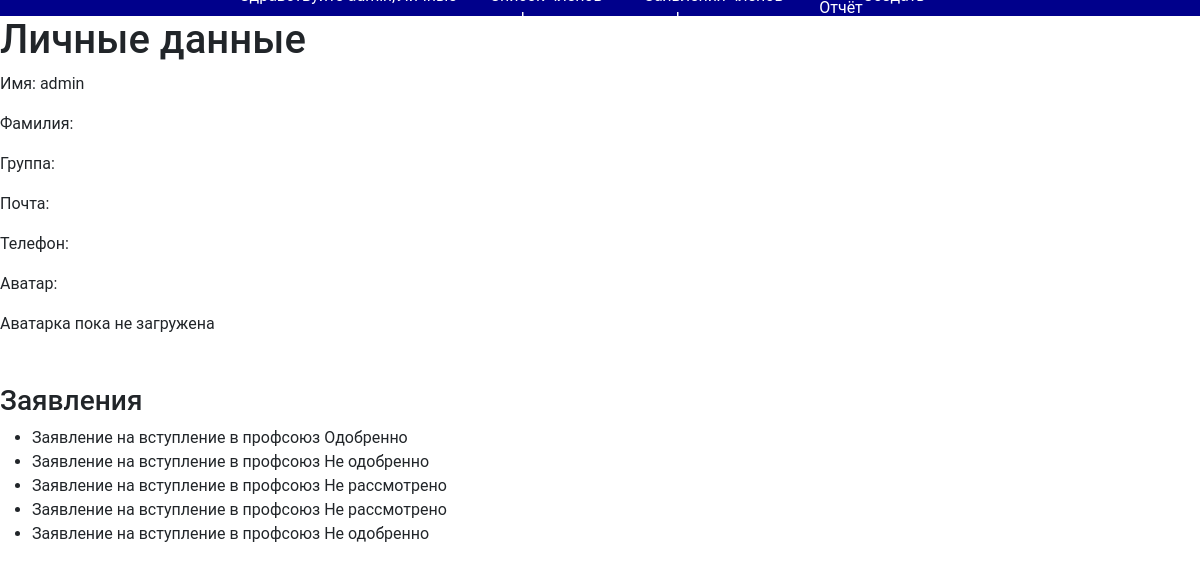
Screenshot of /accaunt/about-me/ (signed in) with the database file from the repository.
### myauth/models.py (models this page shows)
class Appends(models.Model):
    user = models.ForeignKey(User, on_delete=models.CASCADE)
    description = models.ForeignKey(Description,null=True, on_delete=models.CASCADE)
    file = models.FileField(null=True ,upload_to='appends/receipts/')
    decision = models.ForeignKey(Decision,null=True, on_delete=models.CASCADE)
    commentary = models.TextField(null=True, max_length=1000)
    created_at = models.DateTimeField(auto_now_add=True)

class Description(models.Model):
    text = models.CharField(max_length=100)
    def __str__(self):
        return self.text

class Decision(models.Model):
    text = models.CharField(max_length=100)
    def __str__(self):
        return self.text

### myauth/views.py (the view)
# urls.py: path("about-me/", AboutMeView.as_view(), name="about-me"),
class AboutMeView(TemplateView):
    template_name = "myauth/about-me.html"
    def get_context_data(self, **kwargs):
        context = super().get_context_data(**kwargs)
        if self.request.user.is_authenticated:
            context['appends'] = Appends.objects.filter(user=self.request.user)
        return context

### myauth/templates/myauth/about-me.html (shortened to what this page needs)
{% extends 'myauth/base.html' %}
{% block body %}
<section>
  <h1>Личные данные</h1>
  {% if user.is_authenticated %}
  <div>
    <p>Имя: {{ user.username }}</p>
    <p>Фамилия: {{ user.first_name }}</p>
    <p>Группа: {{ user.profile.group.groupname }}</p>
    <p>Почта: {{ user.profile.email }}</p>
    <p>Телефон: {{ user.profile.phone_number }}</p>
    <p>Аватар: {{ user.profile.url  }}</p>
    {% if user.profile.avatar %}
      <img src="{{ user.profile.avatar.url }}" alt="{{ user.profile.avatar.name }}">
    {% else %}
        <div>Аватарка пока не загружена</div>
    {% endif %}<br><br>
  </div>
  <div>
    <h3>Заявления</h3>
    {% if appends %}
      <ul>
        {% for append in appends %}
          <li>{{ append.description }} {{ append.decision }}</li>
        {% endfor %}
      </ul>
    {% else %}
    <p>У вас нет активных заявок</p>
    {% endif %}
  </div>
  {% else %}
    <h2>Пользователь аноним</h2>
  {% endif %}
</section>
{% endblock %}

### myauth/templates/myauth/base.html (style rules this page uses)
* { font-family: 'Roboto', sans-serif; }

### rows the page displays
Appends: description "Заявление на вступление в профсоюз", decision "Одобренно"
Appends: description "Заявление на вступление в профсоюз", decision "Не одобренно"
Appends: description "Заявление на вступление в профсоюз", decision "Не рассмотрено"
Appends: description "Заявление на вступление в профсоюз", decision "Не рассмотрено"
Appends: description "Заявление на вступление в профсоюз", decision "Не одобренно"

### other values shown
{{ user.username }} "admin"
